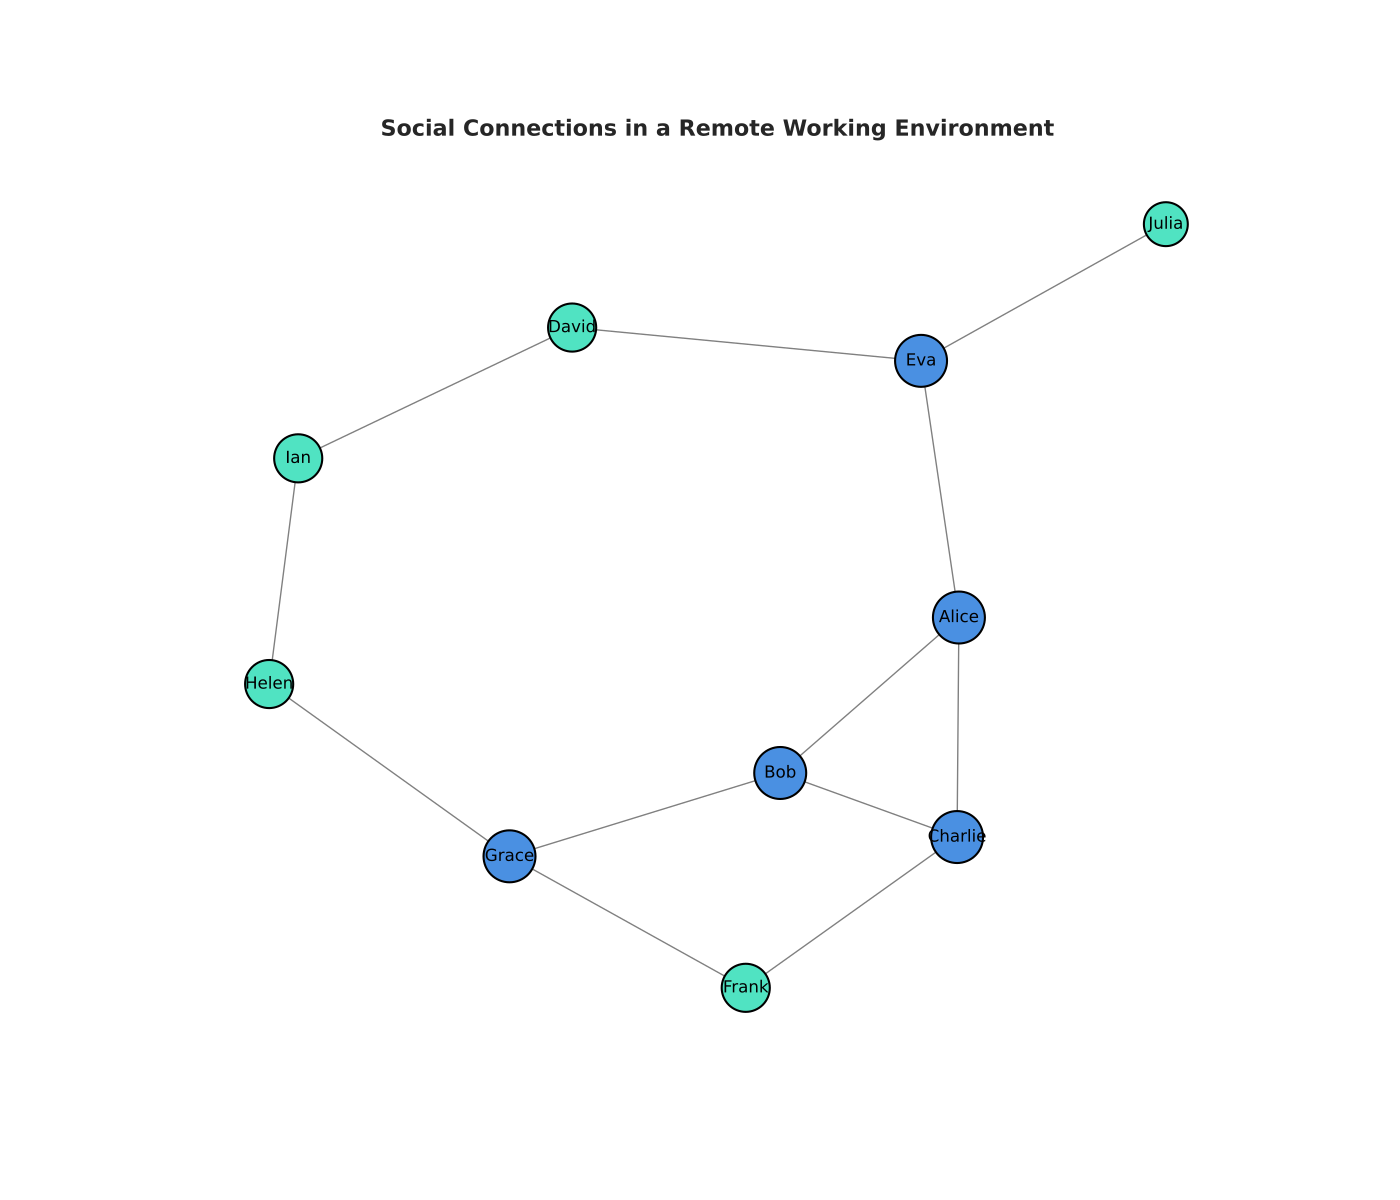

This figure's Python source:
import matplotlib.pyplot as plt
import networkx as nx

# Create an undirected graph
G = nx.Graph()

# Add nodes representing team members
members = ['Alice', 'Bob', 'Charlie', 'David', 'Eva', 'Frank', 'Grace', 'Helen', 'Ian', 'Julia']
G.add_nodes_from(members)

# Add edges
modified_edges = [
    ('Alice', 'Eva'), ('Alice', 'Bob'), ('Alice', 'Charlie'),
    ('Bob', 'Grace'), ('Bob', 'Charlie'),
    ('Charlie', 'Frank'),
    ('David', 'Ian'), ('David', 'Eva'),
    ('Eva', 'Julia'),
    ('Grace', 'Frank'),
    ('Grace', 'Helen'),
    ('Ian', 'Helen')
]
G.add_edges_from(modified_edges)

# Calculate placement of nodes
pos = nx.spring_layout(G, seed=42)

# Customize node sizes and colors
node_sizes = [800 + 200 * G.degree(node) for node in G.nodes()]
node_colors = ['#4A90E2' if G.degree(node) > 2 else '#50E3C2' for node in G.nodes()]

plt.figure(figsize=(14, 12))

# Draw nodes with customized size and color
nx.draw_networkx_nodes(G, pos, node_size=node_sizes, node_color=node_colors, edgecolors='black', linewidths=1.5)

# Draw edges
nx.draw_networkx_edges(G, pos, edgelist=modified_edges, edge_color='gray', style='solid')

# Add labels
nx.draw_networkx_labels(G, pos, font_size=12, font_color='black')

plt.title("Social Connections in a Remote Working Environment", fontsize=16, fontweight='bold')
plt.axis('off')

plt.show()
